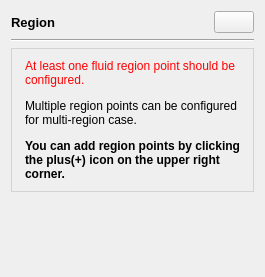
             <widget class="QWidget" name="regionPage">
              <layout class="QVBoxLayout" name="verticalLayout_26">
               <item>
                <widget class="QWidget" name="widget_33" native="true">
                 <layout class="QHBoxLayout" name="horizontalLayout_18">
                  <property name="leftMargin">
                   <number>0</number>
                  </property>
                  <property name="topMargin">
                   <number>0</number>
                  </property>
                  <property name="rightMargin">
                   <number>0</number>
                  </property>
                  <property name="bottomMargin">
                   <number>0</number>
                  </property>
                  <item>
                   <widget class="QLabel" name="label_38">
                    <property name="sizePolicy">
                     <sizepolicy hsizetype="Expanding" vsizetype="Preferred">
                      <horstretch>0</horstretch>
                      <verstretch>0</verstretch>
                     </sizepolicy>
                    </property>
                    <property name="font">
                     <font>
                      <pointsize>10</pointsize>
                      <bold>true</bold>
                     </font>
                    </property>
                    <property name="text">
                     <string>Region</string>
                    </property>
                   </widget>
                  </item>
                  <item>
                   <widget class="FlatPushButton" name="regionAdd">
                    <property name="text">
                     <string/>
                    </property>
                    <property name="icon">
                     <iconset resource="../../../resource.qrc">
                      <normaloff>:/icons/add-circle-outline.svg</normaloff>:/icons/add-circle-outline.svg</iconset>
                    </property>
                   </widget>
                  </item>
                 </layout>
                </widget>
               </item>
               <item>
                <widget class="Line" name="line_12">
                 <property name="orientation">
                  <enum>Qt::Horizontal</enum>
                 </property>
                </widget>
               </item>
               <item>
                <widget class="QLabel" name="regionMessage">
                 <property name="styleSheet">
                  <string notr="true">padding: 10px; border: 1px solid LightGrey</string>
                 </property>
                 <property name="frameShape">
                  <enum>QFrame::NoFrame</enum>
                 </property>
                 <property name="text">
                  <string>&lt;html&gt;&lt;head/&gt;&lt;body&gt;&lt;p style=&quot; color:#ff0000;&quot;&gt;At least one fluid region point should be configured.&lt;/p&gt;&lt;p&gt;Multiple region points can be configured for multi-region case.&lt;/p&gt;&lt;p style=&quot; font-weight: bold;&quot;&gt;You can add region points by clicking the plus(+) icon on the upper right corner.&lt;/p&gt;&lt;/body&gt;&lt;/html&gt;</string>
                 </property>
                 <property name="wordWrap">
                  <bool>true</bool>
                 </property>
                </widget>
               </item>
               <item>
                <widget class="QScrollArea" name="regionArea">
                 <property name="frameShape">
                  <enum>QFrame::NoFrame</enum>
                 </property>
                 <property name="horizontalScrollBarPolicy">
                  <enum>Qt::ScrollBarAlwaysOff</enum>
                 </property>
                 <property name="widgetResizable">
                  <bool>true</bool>
                 </property>
                 <widget class="QWidget" name="regionList">
                  <property name="geometry">
                   <rect>
                    <x>0</x>
                    <y>0</y>
                    <width>435</width>
                    <height>322</height>
                   </rect>
                  </property>
                 </widget>
                </widget>
               </item>
              </layout>
             </widget>
